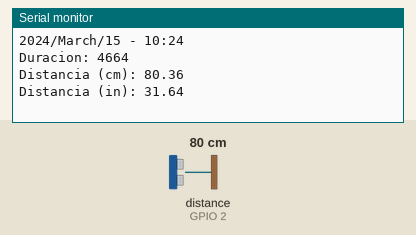
Simulated run of this sketch. Board: ESP32. Shown: the last lines printed to the serial monitor. Wiring (inferred from the names in the program): ultrasonic range finder: trigger GPIO 14; echo GPIO 2. Inputs (shaded band) come from the test bench; at power-on: distance to the obstacle (sensor on GPIO 2) 80 cm. The echo pulse lasts 58.3 µs per cm; WiFi joins after 1.5 s; servers stay silent unless stated; the local clock reads 2024-03-15 10:24:30 at power-on unless the sketch sets it.

Above: at 2.7 s.
2.8 s: distance to the obstacle (sensor on GPIO 2) set to 2 cm
At 3.8 s:
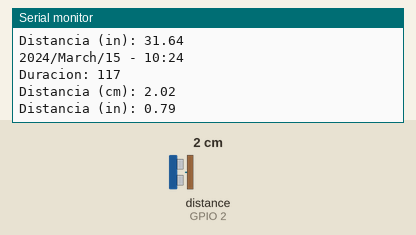
4.8 s: distance to the obstacle (sensor on GPIO 2) set to 4 cm
At 7.2 s:
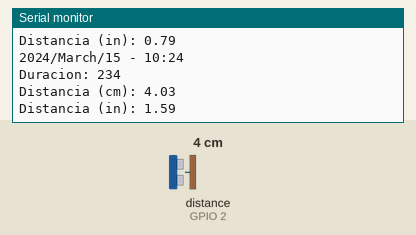
Timing chart, 0 to 8.7 s (numbered marks = the images above; inputs shaded):
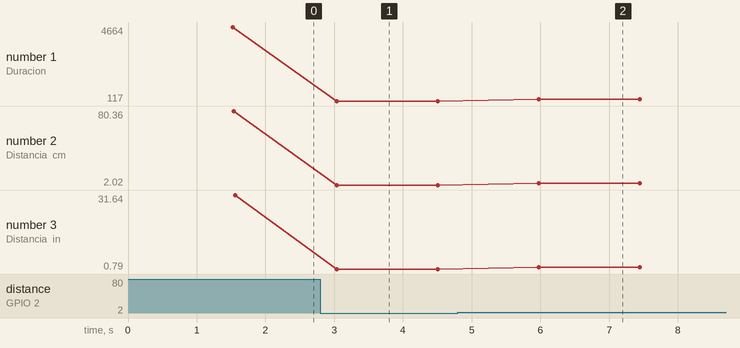

Measured:
- after the input at 2.8 s, the serial monitor: prints a new line after 0.24 s (image 1)
- after the input at 4.8 s, the serial monitor: prints a new line after 1.2 s (image 2)
- plotted number 1: 4664 → 117 after the input at 2.8 s, 117 → 234 after the input at 4.8 s
- plotted number 2: 80.36 → 2.02 after the input at 2.8 s, 2.02 → 4.03 after the input at 4.8 s
- plotted number 3: 31.64 → 0.79 after the input at 2.8 s, 0.79 → 1.59 after the input at 4.8 s

The sketch:

p1.ino
```cpp
#include <WiFi.h>
#include <HTTPClient.h>
#include <time.h>
#include "FirebaseESP32.h"  //incluye libreria Firebase ESP32

const char WIFI_SSID[] = "INFINITUM92A4_2.4";
const char WIFI_PASSWORD[] = "A63sfXE62Y";

const char* ntpServer = "pool.ntp.org";
const long  gmtOffset_sec = 0;
const int   daylightOffset_sec = 3600;

//---Firebase---//
//Credenciales WiFi
#define WIFI_SSID "INFINITUM92A4_2.4"
#define WIFI_PASSWORD "A63sfXE62Y"

//Credenciales Proyecto Firebase
#define FIREBASE_HOST "https://eval01-default-rtdb.firebaseio.com"
#define FIREBASE_AUTH "SHUrgfvosQbAEnewYURrBh1ytvTLgw7cdhptaNt7"

//Firebase Data Object
FirebaseData firebaseData;

//Rutas
String nodo1 = "/Fecha";
String nodo2 = "/SensorCm";
String nodo3 = "/SensorIn";

/* Ultrasonido */
#define SOUND 0.01723
#define CM_TO_INCH 0.393701

const int trigPin = 14;
const int echoPin = 2;
long duration;
float distanceCm;
float distanceInch;
/*---------------------*/


String fecha = "0";
void GetDate(void);
void ReadUltrasonico(void);

// Variable de control
int control = 0;


void setup() {
  Serial.begin(9600);
  WiFi.begin(WIFI_SSID, WIFI_PASSWORD);
  Serial.println("Conectando a red Wi-Fi");
  while(WiFi.status() != WL_CONNECTED) {
    delay(500);
    Serial.print(".");
  }
  control = 1;
  Serial.println("");
  Serial.print("Conectado con la siguiente direccion IP: ");
  Serial.println(WiFi.localIP());

  Firebase.begin(FIREBASE_HOST, FIREBASE_AUTH);
  Firebase.reconnectWiFi(true);

  //Salida de escritura en firebase tiny=1s
  Firebase.setwriteSizeLimit(firebaseData, "tiny");
}


void loop() {
    while(1){
        //Obtener fecha
        GetDate();
        ReadUltrasonico();

        //Escribir datos
        Firebase.setString(firebaseData, nodo1, fecha);
        Firebase.setFloat(firebaseData, nodo2, distanceCm);
        Firebase.setFloat(firebaseData, nodo3, distanceInch);

        delay(1000);
    }
}


void GetDate(void){
  struct tm timeinfo;
  // Init and get the time
  configTime(gmtOffset_sec, daylightOffset_sec, ntpServer);
  if(!getLocalTime(&timeinfo)){
    Serial.println("Failed to obtain time");
    return;
  }

  char timeYear[5];
  strftime(timeYear,5, "%Y", &timeinfo);
  char timeMonth[15];
  strftime(timeMonth,15, "%B", &timeinfo);
  char timeDay[10];
  strftime(timeDay,10, "%d", &timeinfo);
  char timeHour[3];
  strftime(timeHour,3, "%H", &timeinfo);
  char timeMin[3];
  strftime(timeMin,3, "%M", &timeinfo);
  fecha = String(timeYear)+"/"+String(timeMonth)+"/"+String(timeDay)+" - "+String(timeHour)+":"+String(timeMin);
  Serial.println(fecha);
}


void ReadUltrasonico(void){
  //Inicializa el pin del emisor en salida
  pinMode(trigPin, OUTPUT);
  //Apaga el emisor
  digitalWrite(trigPin, LOW);
  //Retrasa la emisión por 2 us
  delayMicroseconds(2);
  //Comienza a emitir sonido
  digitalWrite(trigPin, HIGH);
  //Retrasa la emisión por 10 us
  delayMicroseconds(10);
  //Apaga el emisor de sonido
  digitalWrite(trigPin, LOW);
  //Escucha el sonido
  pinMode(echoPin, INPUT);
  //Calcula la duración
  duration = pulseIn(echoPin, HIGH);

  //Calcula la distancia
  distanceCm = duration*SOUND;
  distanceInch = distanceCm*CM_TO_INCH;

  //Imprime en Serial Monitor
  Serial.print("Duracion: ");
  Serial.println(duration);

  Serial.print("Distancia (cm): ");
  Serial.println(distanceCm);

  Serial.print("Distancia (in): ");
  Serial.println(distanceInch);
}
```
